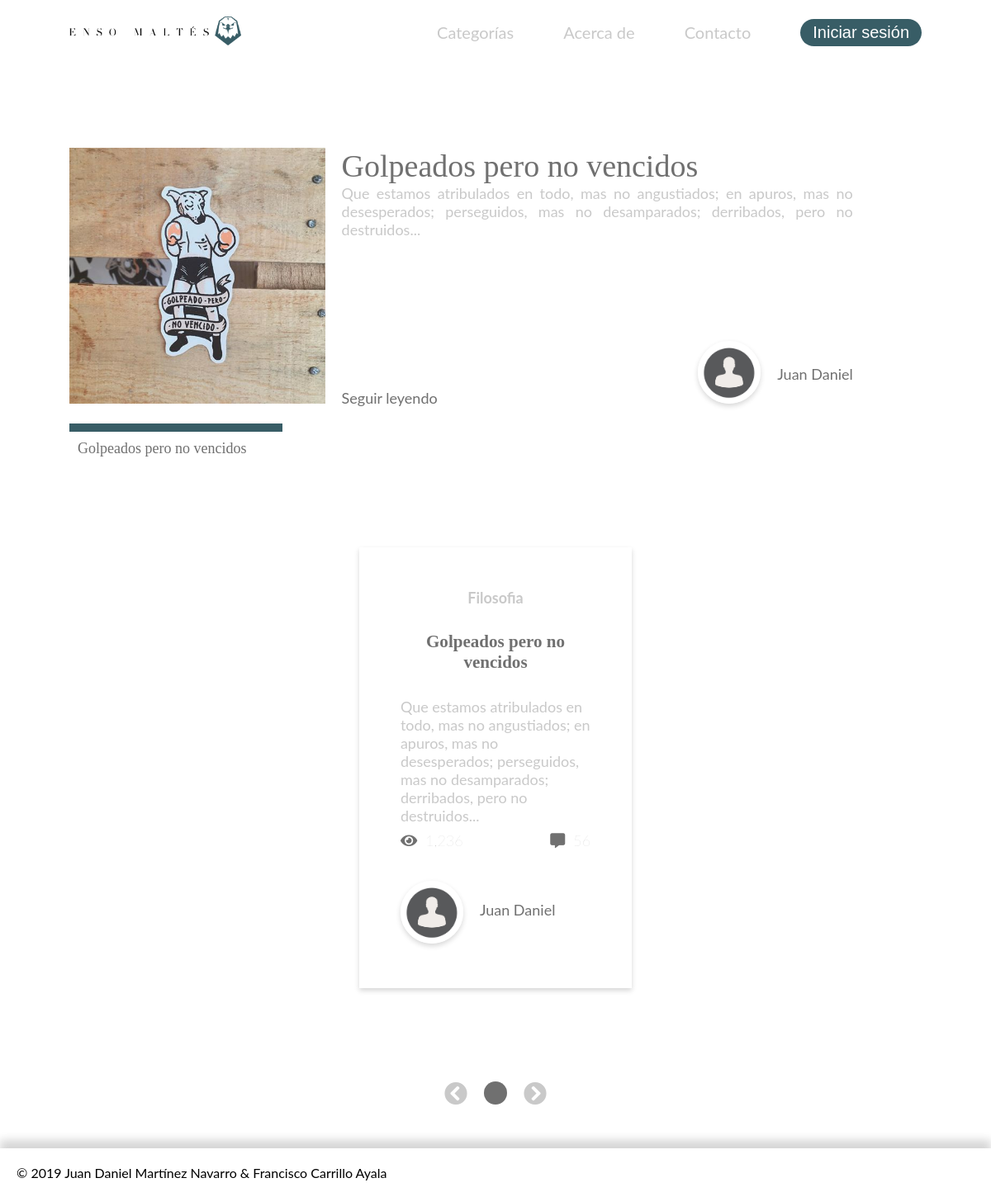
Page /inicio.php on the committed database.
### tables this page shows
CREATE TABLE `articulos` (
  `id_articulo` bigint(20) UNSIGNED NOT NULL,
  `fk_id_autor` bigint(20) UNSIGNED NOT NULL,
  `titulo` varchar(191) NOT NULL,
  `extracto` varchar(200) NOT NULL,
  `fecha` timestamp NOT NULL DEFAULT CURRENT_TIMESTAMP,
  `contenido` longtext NOT NULL,
  `foto_portada` varchar(200) DEFAULT NULL,
  `fk_id_categoria` bigint(20) UNSIGNED NOT NULL
);

CREATE TABLE `categorias` (
  `id_categoria` bigint(20) UNSIGNED NOT NULL,
  `nombre_categoria` varchar(191) NOT NULL
);

CREATE TABLE `autores` (
  `id_autor` bigint(20) UNSIGNED NOT NULL,
  `fk_id_usuario` bigint(20) UNSIGNED NOT NULL,
  `foto_perfil` varchar(200) DEFAULT 'default.png',
  `genero` enum('femenino','masculino','no definido') DEFAULT 'no definido',
  `info_autor` text
);

CREATE TABLE `usuarios` (
  `id_usuario` bigint(20) UNSIGNED NOT NULL,
  `nombre_usuario` varchar(16) NOT NULL,
  `correo` varchar(76) NOT NULL,
  `verificado` enum('0','1') NOT NULL DEFAULT '0',
  `contrasena` varchar(500) NOT NULL,
  `tipo_usuario` enum('admin','autor') NOT NULL DEFAULT 'autor'
);

### inicio.php (called while the page is built, shortened)
<?php
require 'private/config.php';
require 'php/functions.php';
$con = connection($db_config);
$posts = obtenerPost($blog_config['posts_per_page'], $con);
require 'views/inicio.view.php';
?>

### private/config.php (called while the page is built, shortened)
<?php
$blog_config = array(
    'posts_per_page' => '6',
    'images' => 'img/'
);
?>

### php/functions.php (called while the page is built, shortened)
<?php
function actual() {
    return isset($_GET['p']) ? (int)$_GET['p'] : 1;
}
function obtenerPost($post_per_page, $con) {
    $inicio = (actual() > 1) ? actual() * $post_per_page - $post_per_page : 0;
    $sentence = $con->prepare("SELECT categorias.nombre_categoria, articulos.titulo, articulos.extracto, usuarios.nombre_usuario, autores.foto_perfil, articulos.foto_portada FROM articulos INNER JOIN categorias ON articulos.fk_id_categoria=categorias.id_categoria INNER JOIN autores ON articulos.fk_id_autor=autores.id_autor INNER JOIN usuarios ON autores.fk_id_usuario=usuarios.id_usuario LIMIT $inicio, $post_per_page");
    $sentence->execute();
    return $sentence->fetchAll();
}
?>

### views/inicio.view.php (the view, shortened to what this page needs)
<?php
if (isset($_SESSION['usuario'])) {
    require 'views/header_logout.php';
} else {
    require 'views/header_login.php';
}
?>
<main>
    <section class="rank">
        <div class="container">
            <div class="cover">
                <img src="users/articles/<?php print_r($principal['foto_portada']); ?>" alt="<?php print_r($principal['titulo']); ?>">
            </div>
            <div class="wrap">
                <div class="info">
                    <h3><?php print_r($principal['titulo']); ?></h3>
                    <p><?php print_r($principal['extracto']); ?></p>
                </div>
                <div class="footer-rank">
                    <a href="#">Seguir leyendo</a>
                    <div class="author">
                        <div class="pic">
                            <img src="users/profile/<?php print_r($principal['foto_perfil']); ?>" alt="<?php print_r($principal['nombre_usuario']); ?>">
                        </div>
                        <p><?php print_r($principal['nombre_usuario']); ?></p>
                    </div>
                </div>
            </div>
        </div>
        <div class="nav-rank">
            <?php foreach($posts as $post): ?>
            <div class="nav-rank-item">
                <a href="#"><?php echo $post['titulo']; ?></a>
            </div>
            <?php endforeach; ?>
        </div>
    </section>
    <section class="preview">
        <?php foreach($posts as $post): ?>
        <div class="item-prev">
            <h4><?php echo $post['nombre_categoria']; ?></h4>
            <h3><?php echo $post['titulo']; ?></h3>
            <p><?php echo $post['extracto']; ?></p>
            <div class="stats">
                <i class="fas fa-eye">
                    <p>1,236</p>
                </i>
                <i class="fas fa-comment-alt">
                    <p>56</p>
                </i>
            </div>
            <div class="author">
                <div class="pic">
                    <img src="users/profile/<?php echo $post['foto_perfil']; ?>" alt="<?php echo $post['nombre_usuario']; ?>">
                </div>
                <p><?php echo $post['nombre_usuario']; ?></p>
            </div>
        </div>
        <?php endforeach; ?>
    </section>
    <?php
        require 'paginacion.php';
        ?>
</main>
<?php
require 'footer.php';
?>
</body>
</html>

### css/principal.css (style rules this page uses)
* { padding: 0; margin: 0; -webkit-box-sizing: border-box; box-sizing: border-box; }
header, nav, .rank, .container, .footer-rank, .author, .container, .wrap, .nav-rank, .preview, .stats, .stats i { display: -webkit-box; display: -ms-flexbox; display: flex; }
header img, .cover img, nav, .rank, .portada { width: 100%; }
body { font-family: Lato; font-size: 18px; }
main { margin: 0px 7%; padding-top: 100px; }
.rank { -webkit-box-orient: vertical; -webkit-box-direction: normal; -ms-flex-direction: column; flex-direction: column; }
.cover { width: 30%; max-width: 500px; margin-right: 20px; cursor: pointer; }
.wrap { width: 60%; -webkit-box-orient: vertical; -webkit-box-direction: normal; -ms-flex-direction: column; flex-direction: column; -webkit-box-pack: justify; -ms-flex-pack: justify; justify-content: space-between; }
.info h3 { font-family: Lora; font-size: 38px; color: #707070; font-weight: 100; cursor: pointer; }
.info p { color: #c9c9c9; text-align: justify; }
.footer-rank { -webkit-box-align: baseline; -ms-flex-align: baseline; align-items: baseline; -webkit-box-pack: justify; -ms-flex-pack: justify; justify-content: space-between; height: auto; }
.footer-rank a { text-decoration: none; color: #707070; -webkit-transition: 0.5s ease; transition: 0.5s ease; }
.author { -webkit-box-align: center; -ms-flex-align: center; align-items: center; cursor: pointer; }
.author p { text-transform: capitalize; }
.author .pic img { width: 76px; height: 76px; border-radius: 50px; border: solid 5px #fff; -webkit-box-shadow: 0 3px 6px 0 rgba(0, 0, 0, 0.16); box-shadow: 0 3px 6px 0 rgba(0, 0, 0, 0.16); margin-right: 20px; }
.author p { text-align: left; }
.nav-rank { height: 90px; margin: 20px 0 50px 0; }
.nav-rank-item { border-top: solid 10px #385D66; width: 25%; -webkit-transition: 0.5s ease; transition: 0.5s ease; cursor: pointer; }
.nav-rank-item a { display: inline-block; color: #707070; text-decoration: none; font-family: Lora; margin: 10px; -webkit-transition: 0.3s ease; }
.preview { margin-bottom: 100px; -ms-flex-wrap: wrap; flex-wrap: wrap; }
.item-prev { width: 32%; margin: 10px auto; -webkit-box-shadow: 0 3px 6px 0 rgba(0, 0, 0, 0.16); box-shadow: 0 3px 6px 0 rgba(0, 0, 0, 0.16); padding: 50px; }
.item-prev h4, .item-prev h3, .stats { margin-bottom: 30px; }
.item-prev h4 { text-align: center; color: #c9c9c9; cursor: pointer; }
.item-prev h3 { text-align: center; color: #707070; font-family: Lora; cursor: pointer; }
.item-prev p { margin-bottom: 10px; color: #c9c9c9; }
.stats { -webkit-box-pack: justify; -ms-flex-pack: justify; justify-content: space-between; color: #707070; }
.stats i { cursor: pointer; }
.stats p { font-family: Lato; font-weight: 100; margin-left: 10px; }
.author p { color: #707070; }

### rows in the picture
articulos: titulo "Golpeados pero no vencidos", fk_id_categoria.nombre_categoria "Filosofia", extracto "Que estamos atribulados en todo, mas no angustiados; en apuros, mas no desesperados; perseguidos, mas no desamparados; derribados, pero no destruidos...", fk_id_autor.foto_perfil (placeholder picture), usuarios.nombre_usuario "Juan Daniel"
